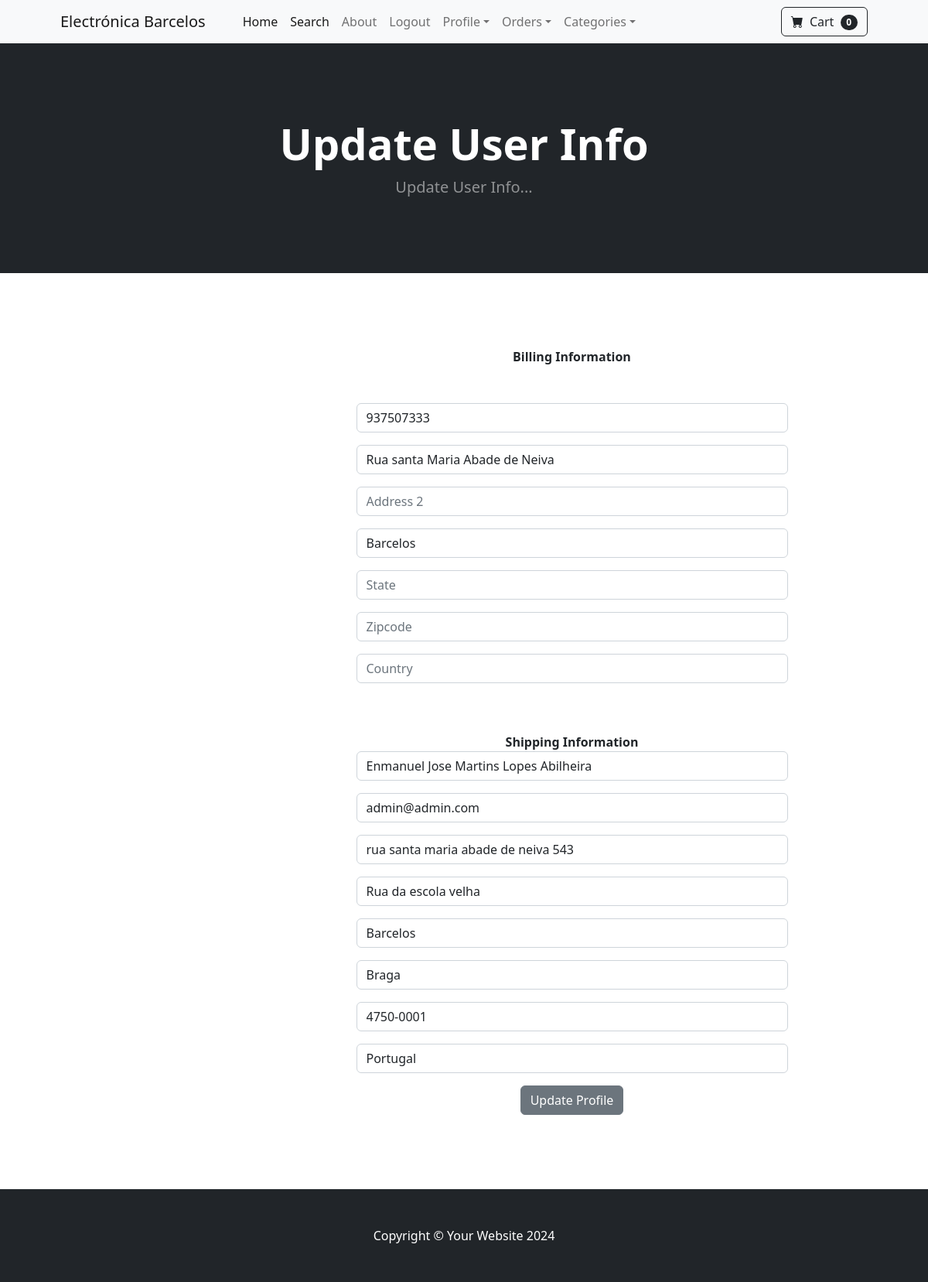
The page /update_info/ (signed in) on the database its author committed.
### store/models.py (models this page shows, shortened)
class Profile(models.Model):
    user = models.OneToOneField(User, on_delete=models.CASCADE)
    date_modified = models.DateTimeField(User, auto_now=True)
    phone = models.CharField(max_length=20, blank=True)
    address1 = models.CharField(max_length=200, blank=True)
    address2 = models.CharField(max_length=200, blank=True)
    city = models.CharField(max_length=200, blank=True)
    state = models.CharField(max_length=200, blank=True)
    zipcode = models.CharField(max_length=200, blank=True)
    country = models.CharField(max_length=200, blank=True)
    old_cart  = models.CharField(max_length=200, blank=True, null=True)

### payment/models.py (models this page shows, shortened)
class ShippingAddress(models.Model):
    user = models.ForeignKey(User, on_delete=models.CASCADE, null=True, blank=True)
    shipping_full_name = models.CharField(max_length=255)
    shipping_email = models.CharField(max_length=255)
    shipping_address1 = models.CharField(max_length=255)
    shipping_address2 = models.CharField(max_length=255, null=True, blank=True)
    shipping_city = models.CharField(max_length=255)
    shipping_state = models.CharField(max_length=255, null=True, blank=True)
    shipping_zipcode = models.CharField(max_length=255, null=True, blank=True)
    shipping_country = models.CharField(max_length=255)
    class Meta:
        verbose_name_plural = "Shipping Address"

### store/views.py (the view)
# urls.py: path('update_info/', views.update_info, name='update_info' ),
def update_info(request):
    if request.user.is_authenticated:
        try:
            current_user = Profile.objects.get(user__id=request.user.id)
            shipping_user = ShippingAddress.objects.get(user__id=request.user.id)
        except Profile.DoesNotExist:
            messages.error(request, "Profile does not exist for the current user.")
            return redirect('home')  # O redirigir a otra página
        form = UserInfoForm(request.POST or None, instance=current_user)
        shipping_form = ShippingForm(request.POST or None, instance=shipping_user)
        if form.is_valid() or shipping_form.is_valid():
            form.save()
            shipping_form.save()
            messages.success(request, "Your info has been updated.")
            return redirect('home')
        return render(request, "update_info.html", {'form': form, 'shipping_form':shipping_form})
    else:
        messages.error(request, "You must be logged in to access this page.")
        return redirect('home')

### store/forms.py
class UserInfoForm(forms.ModelForm):
	phone = forms.CharField(label="", widget=forms.TextInput(attrs={'class':'form-control', 'placeholder':'Phone'}), required=False)
	address1 = forms.CharField(label="", widget=forms.TextInput(attrs={'class':'form-control', 'placeholder':'Address 1'}), required=False)
	address2 = forms.CharField(label="", widget=forms.TextInput(attrs={'class':'form-control', 'placeholder':'Address 2'}), required=False)
	city = forms.CharField(label="", widget=forms.TextInput(attrs={'class':'form-control', 'placeholder':'City'}), required=False)
	state = forms.CharField(label="", widget=forms.TextInput(attrs={'class':'form-control', 'placeholder':'State'}), required=False)
	zipcode = forms.CharField(label="", widget=forms.TextInput(attrs={'class':'form-control', 'placeholder':'Zipcode'}), required=False)
	country = forms.CharField(label="", widget=forms.TextInput(attrs={'class':'form-control', 'placeholder':'Country'}), required=False)
	class Meta:
		model = Profile
		fields = ('phone', 'address1','address2','city','state','zipcode','country',)

### cart/cart.py (called while the page is built)
    def __len__(self):
        return len(self.cart)

### cart/context_processors.py (called while the page is built)
def cart(request):
    return {'cart': Cart(request)}

### store/templates/update_info.html (shortened to what this page needs)
{% extends 'base.html' %}
{% block content %}
        <header class="bg-dark py-5">
            <div class="container px-4 px-lg-5 my-5">
                <div class="text-center text-white">
                    <h1 class="display-4 fw-bolder">Update User Info</h1>
                    <p class="lead fw-normal text-white-50 mb-0">Update User Info...</p>
                </div>
            </div>
        </header>
        <div class="container">
            <div class="row">
                <center>
                    <div class="col-md-6 offset-md-3">
                        <br><br><br><br>
                        <strong>Billing Information</strong>
                        <br><br><br>
                        <form method="POST" action="{% url 'update_info' %}">
                            {{ form.as_p }}
                            <br><br>
                            <strong>Shipping Information</strong>
                            <br>
                            {{ shipping_form.as_p }}
                            <button type="submit" class="btn btn-secondary">Update Profile</button>
                        </form>
                        <br><br>
                        <br><br>
                    </div>
                </center>
            </div>
        </div>
{% endblock  %}

### rows shown on the page
Profile: phone "937507333", address1 "Rua santa Maria Abade de Neiva", city "Barcelos"
ShippingAddress: shipping_full_name "Enmanuel Jose Martins Lopes Abilheira", shipping_email "admin@admin.com", shipping_address1 "rua santa maria abade de neiva 543", shipping_address2 "Rua da escola velha", shipping_city "Barcelos", shipping_state "Braga", shipping_zipcode "4750-0001", shipping_country "Portugal"

### other values the page prints
{{ cart|length }} "0"
